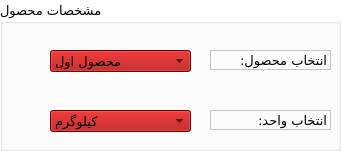
  <widget class="QGroupBox" name="groupBox_2">
   <property name="geometry">
    <rect>
     <x>640</x>
     <y>20</y>
     <width>341</width>
     <height>151</height>
    </rect>
   </property>
   <property name="palette">
    <palette>
     <active>
      <colorrole role="WindowText">
       <brush brushstyle="SolidPattern">
        <color alpha="255">
         <red>0</red>
         <green>0</green>
         <blue>0</blue>
        </color>
       </brush>
      </colorrole>
      <colorrole role="Button">
       <brush brushstyle="SolidPattern">
        <color alpha="255">
         <red>255</red>
         <green>255</green>
         <blue>255</blue>
        </color>
       </brush>
      </colorrole>
      <colorrole role="Light">
       <brush brushstyle="SolidPattern">
        <color alpha="255">
         <red>255</red>
         <green>255</green>
         <blue>255</blue>
        </color>
       </brush>
      </colorrole>
      <colorrole role="Midlight">
       <brush brushstyle="SolidPattern">
        <color alpha="255">
         <red>255</red>
         <green>255</green>
         <blue>255</blue>
        </color>
       </brush>
      </colorrole>
      <colorrole role="Dark">
       <brush brushstyle="SolidPattern">
        <color alpha="255">
         <red>127</red>
         <green>127</green>
         <blue>127</blue>
        </color>
       </brush>
      </colorrole>
      <colorrole role="Mid">
       <brush brushstyle="SolidPattern">
        <color alpha="255">
         <red>170</red>
         <green>170</green>
         <blue>170</blue>
        </color>
       </brush>
      </colorrole>
      <colorrole role="Text">
       <brush brushstyle="SolidPattern">
        <color alpha="255">
         <red>0</red>
         <green>0</green>
         <blue>0</blue>
        </color>
       </brush>
      </colorrole>
      <colorrole role="BrightText">
       <brush brushstyle="SolidPattern">
        <color alpha="255">
         <red>255</red>
         <green>255</green>
         <blue>255</blue>
        </color>
       </brush>
      </colorrole>
      <colorrole role="ButtonText">
       <brush brushstyle="SolidPattern">
        <color alpha="255">
         <red>0</red>
         <green>0</green>
         <blue>0</blue>
        </color>
       </brush>
      </colorrole>
      <colorrole role="Base">
       <brush brushstyle="SolidPattern">
        <color alpha="255">
         <red>255</red>
         <green>255</green>
         <blue>255</blue>
        </color>
       </brush>
      </colorrole>
      <colorrole role="Window">
       <brush brushstyle="SolidPattern">
        <color alpha="255">
         <red>255</red>
         <green>255</green>
         <blue>255</blue>
        </color>
       </brush>
      </colorrole>
      <colorrole role="Shadow">
       <brush brushstyle="SolidPattern">
        <color alpha="255">
         <red>0</red>
         <green>0</green>
         <blue>0</blue>
        </color>
       </brush>
      </colorrole>
      <colorrole role="AlternateBase">
       <brush brushstyle="SolidPattern">
        <color alpha="255">
         <red>255</red>
         <green>255</green>
         <blue>255</blue>
        </color>
       </brush>
      </colorrole>
      <colorrole role="ToolTipBase">
       <brush brushstyle="SolidPattern">
        <color alpha="255">
         <red>255</red>
         <green>255</green>
         <blue>220</blue>
        </color>
       </brush>
      </colorrole>
      <colorrole role="ToolTipText">
       <brush brushstyle="SolidPattern">
        <color alpha="255">
         <red>0</red>
         <green>0</green>
         <blue>0</blue>
        </color>
       </brush>
      </colorrole>
     </active>
     <inactive>
      <colorrole role="WindowText">
       <brush brushstyle="SolidPattern">
        <color alpha="255">
         <red>0</red>
         <green>0</green>
         <blue>0</blue>
        </color>
       </brush>
      </colorrole>
      <colorrole role="Button">
       <brush brushstyle="SolidPattern">
        <color alpha="255">
         <red>255</red>
         <green>255</green>
         <blue>255</blue>
        </color>
       </brush>
      </colorrole>
      <colorrole role="Light">
       <brush brushstyle="SolidPattern">
        <color alpha="255">
         <red>255</red>
         <green>255</green>
         <blue>255</blue>
        </color>
       </brush>
      </colorrole>
      <colorrole role="Midlight">
       <brush brushstyle="SolidPattern">
        <color alpha="255">
         <red>255</red>
         <green>255</green>
         <blue>255</blue>
        </color>
       </brush>
      </colorrole>
      <colorrole role="Dark">
       <brush brushstyle="SolidPattern">
        <color alpha="255">
         <red>127</red>
         <green>127</green>
         <blue>127</blue>
        </color>
       </brush>
      </colorrole>
      <colorrole role="Mid">
       <brush brushstyle="SolidPattern">
        <color alpha="255">
         <red>170</red>
         <green>170</green>
         <blue>170</blue>
        </color>
       </brush>
      </colorrole>
      <colorrole role="Text">
       <brush brushstyle="SolidPattern">
        <color alpha="255">
         <red>0</red>
         <green>0</green>
         <blue>0</blue>
        </color>
       </brush>
      </colorrole>
      <colorrole role="BrightText">
       <brush brushstyle="SolidPattern">
        <color alpha="255">
         <red>255</red>
         <green>255</green>
         <blue>255</blue>
        </color>
       </brush>
      </colorrole>
      <colorrole role="ButtonText">
       <brush brushstyle="SolidPattern">
        <color alpha="255">
         <red>0</red>
         <green>0</green>
         <blue>0</blue>
        </color>
       </brush>
      </colorrole>
      <colorrole role="Base">
       <brush brushstyle="SolidPattern">
        <color alpha="255">
         <red>255</red>
         <green>255</green>
         <blue>255</blue>
        </color>
       </brush>
      </colorrole>
      <colorrole role="Window">
       <brush brushstyle="SolidPattern">
        <color alpha="255">
         <red>255</red>
         <green>255</green>
         <blue>255</blue>
        </color>
       </brush>
      </colorrole>
      <colorrole role="Shadow">
       <brush brushstyle="SolidPattern">
        <color alpha="255">
         <red>0</red>
         <green>0</green>
         <blue>0</blue>
        </color>
       </brush>
      </colorrole>
      <colorrole role="AlternateBase">
       <brush brushstyle="SolidPattern">
        <color alpha="255">
         <red>255</red>
         <green>255</green>
         <blue>255</blue>
        </color>
       </brush>
      </colorrole>
      <colorrole role="ToolTipBase">
       <brush brushstyle="SolidPattern">
        <color alpha="255">
         <red>255</red>
         <green>255</green>
         <blue>220</blue>
        </color>
       </brush>
      </colorrole>
      <colorrole role="ToolTipText">
       <brush brushstyle="SolidPattern">
        <color alpha="255">
         <red>0</red>
         <green>0</green>
         <blue>0</blue>
        </color>
       </brush>
      </colorrole>
     </inactive>
     <disabled>
      <colorrole role="WindowText">
       <brush brushstyle="SolidPattern">
        <color alpha="255">
         <red>127</red>
         <green>127</green>
         <blue>127</blue>
        </color>
       </brush>
      </colorrole>
      <colorrole role="Button">
       <brush brushstyle="SolidPattern">
        <color alpha="255">
         <red>255</red>
         <green>255</green>
         <blue>255</blue>
        </color>
       </brush>
      </colorrole>
      <colorrole role="Light">
       <brush brushstyle="SolidPattern">
        <color alpha="255">
         <red>255</red>
         <green>255</green>
         <blue>255</blue>
        </color>
       </brush>
      </colorrole>
      <colorrole role="Midlight">
       <brush brushstyle="SolidPattern">
        <color alpha="255">
         <red>255</red>
         <green>255</green>
         <blue>255</blue>
        </color>
       </brush>
      </colorrole>
      <colorrole role="Dark">
       <brush brushstyle="SolidPattern">
        <color alpha="255">
         <red>127</red>
         <green>127</green>
         <blue>127</blue>
        </color>
       </brush>
      </colorrole>
      <colorrole role="Mid">
       <brush brushstyle="SolidPattern">
        <color alpha="255">
         <red>170</red>
         <green>170</green>
         <blue>170</blue>
        </color>
       </brush>
      </colorrole>
      <colorrole role="Text">
       <brush brushstyle="SolidPattern">
        <color alpha="255">
         <red>127</red>
         <green>127</green>
         <blue>127</blue>
        </color>
       </brush>
      </colorrole>
      <colorrole role="BrightText">
       <brush brushstyle="SolidPattern">
        <color alpha="255">
         <red>255</red>
         <green>255</green>
         <blue>255</blue>
        </color>
       </brush>
      </colorrole>
      <colorrole role="ButtonText">
       <brush brushstyle="SolidPattern">
        <color alpha="255">
         <red>127</red>
         <green>127</green>
         <blue>127</blue>
        </color>
       </brush>
      </colorrole>
      <colorrole role="Base">
       <brush brushstyle="SolidPattern">
        <color alpha="255">
         <red>255</red>
         <green>255</green>
         <blue>255</blue>
        </color>
       </brush>
      </colorrole>
      <colorrole role="Window">
       <brush brushstyle="SolidPattern">
        <color alpha="255">
         <red>255</red>
         <green>255</green>
         <blue>255</blue>
        </color>
       </brush>
      </colorrole>
      <colorrole role="Shadow">
       <brush brushstyle="SolidPattern">
        <color alpha="255">
         <red>0</red>
         <green>0</green>
         <blue>0</blue>
        </color>
       </brush>
      </colorrole>
      <colorrole role="AlternateBase">
       <brush brushstyle="SolidPattern">
        <color alpha="255">
         <red>255</red>
         <green>255</green>
         <blue>255</blue>
        </color>
       </brush>
      </colorrole>
      <colorrole role="ToolTipBase">
       <brush brushstyle="SolidPattern">
        <color alpha="255">
         <red>255</red>
         <green>255</green>
         <blue>220</blue>
        </color>
       </brush>
      </colorrole>
      <colorrole role="ToolTipText">
       <brush brushstyle="SolidPattern">
        <color alpha="255">
         <red>0</red>
         <green>0</green>
         <blue>0</blue>
        </color>
       </brush>
      </colorrole>
     </disabled>
    </palette>
   </property>
   <property name="font">
    <font>
     <family>B Traffic</family>
     <pointsize>10</pointsize>
    </font>
   </property>
   <property name="autoFillBackground">
    <bool>false</bool>
   </property>
   <property name="locale">
    <locale language="Persian" country="Iran"/>
   </property>
   <property name="title">
    <string>مشخصات محصول</string>
   </property>
   <property name="alignment">
    <set>Qt::AlignLeading|Qt::AlignLeft|Qt::AlignVCenter</set>
   </property>
   <widget class="QLabel" name="label_3">
    <property name="geometry">
     <rect>
      <x>210</x>
      <y>50</y>
      <width>121</width>
      <height>20</height>
     </rect>
    </property>
    <property name="frameShape">
     <enum>QFrame::StyledPanel</enum>
    </property>
    <property name="frameShadow">
     <enum>QFrame::Sunken</enum>
    </property>
    <property name="text">
     <string>انتخاب محصول:</string>
    </property>
   </widget>
   <widget class="QLabel" name="label_4">
    <property name="geometry">
     <rect>
      <x>210</x>
      <y>110</y>
      <width>121</width>
      <height>20</height>
     </rect>
    </property>
    <property name="frameShape">
     <enum>QFrame::StyledPanel</enum>
    </property>
    <property name="frameShadow">
     <enum>QFrame::Sunken</enum>
    </property>
    <property name="text">
     <string>انتخاب واحد:</string>
    </property>
   </widget>
   <widget class="QComboBox" name="comboBox">
    <property name="geometry">
     <rect>
      <x>50</x>
      <y>50</y>
      <width>141</width>
      <height>22</height>
     </rect>
    </property>
    <property name="palette">
     <palette>
      <active>
       <colorrole role="WindowText">
        <brush brushstyle="SolidPattern">
         <color alpha="255">
          <red>0</red>
          <green>0</green>
          <blue>0</blue>
         </color>
        </brush>
       </colorrole>
       <colorrole role="Button">
        <brush brushstyle="SolidPattern">
         <color alpha="255">
          <red>170</red>
          <green>0</green>
          <blue>0</blue>
         </color>
        </brush>
       </colorrole>
       <colorrole role="Light">
        <brush brushstyle="SolidPattern">
         <color alpha="255">
          <red>255</red>
          <green>0</green>
          <blue>0</blue>
         </color>
        </brush>
       </colorrole>
       <colorrole role="Midlight">
        <brush brushstyle="SolidPattern">
         <color alpha="255">
          <red>212</red>
          <green>0</green>
          <blue>0</blue>
         </color>
        </brush>
       </colorrole>
       <colorrole role="Dark">
        <brush brushstyle="SolidPattern">
         <color alpha="255">
          <red>85</red>
          <green>0</green>
          <blue>0</blue>
         </color>
        </brush>
       </colorrole>
       <colorrole role="Mid">
        <brush brushstyle="SolidPattern">
         <color alpha="255">
          <red>113</red>
          <green>0</green>
          <blue>0</blue>
         </color>
        </brush>
       </colorrole>
       <colorrole role="Text">
        <brush brushstyle="SolidPattern">
         <color alpha="255">
          <red>0</red>
          <green>0</green>
          <blue>0</blue>
         </color>
        </brush>
       </colorrole>
       <colorrole role="BrightText">
        <brush brushstyle="SolidPattern">
         <color alpha="255">
          <red>255</red>
          <green>255</green>
          <blue>255</blue>
         </color>
        </brush>
       </colorrole>
       <colorrole role="ButtonText">
        <brush brushstyle="SolidPattern">
         <color alpha="255">
          <red>0</red>
          <green>0</green>
          <blue>0</blue>
         </color>
        </brush>
       </colorrole>
       <colorrole role="Base">
        <brush brushstyle="SolidPattern">
         <color alpha="255">
          <red>255</red>
          <green>255</green>
          <blue>255</blue>
         </color>
        </brush>
       </colorrole>
       <colorrole role="Window">
        <brush brushstyle="SolidPattern">
         <color alpha="255">
          <red>170</red>
          <green>0</green>
          <blue>0</blue>
         </color>
        </brush>
       </colorrole>
       <colorrole role="Shadow">
        <brush brushstyle="SolidPattern">
         <color alpha="255">
          <red>0</red>
          <green>0</green>
          <blue>0</blue>
         </color>
        </brush>
       </colorrole>
       <colorrole role="AlternateBase">
        <brush brushstyle="SolidPattern">
         <color alpha="255">
          <red>212</red>
          <green>127</green>
          <blue>127</blue>
         </color>
        </brush>
       </colorrole>
       <colorrole role="ToolTipBase">
        <brush brushstyle="SolidPattern">
         <color alpha="255">
          <red>255</red>
          <green>255</green>
          <blue>220</blue>
         </color>
        </brush>
       </colorrole>
       <colorrole role="ToolTipText">
        <brush brushstyle="SolidPattern">
         <color alpha="255">
          <red>0</red>
          <green>0</green>
          <blue>0</blue>
         </color>
        </brush>
       </colorrole>
      </active>
      <inactive>
       <colorrole role="WindowText">
        <brush brushstyle="SolidPattern">
         <color alpha="255">
          <red>0</red>
          <green>0</green>
          <blue>0</blue>
         </color>
        </brush>
       </colorrole>
       <colorrole role="Button">
        <brush brushstyle="SolidPattern">
         <color alpha="255">
          <red>170</red>
          <green>0</green>
          <blue>0</blue>
         </color>
        </brush>
       </colorrole>
       <colorrole role="Light">
        <brush brushstyle="SolidPattern">
         <color alpha="255">
          <red>255</red>
          <green>0</green>
          <blue>0</blue>
         </color>
        </brush>
       </colorrole>
       <colorrole role="Midlight">
        <brush brushstyle="SolidPattern">
         <color alpha="255">
          <red>212</red>
          <green>0</green>
          <blue>0</blue>
         </color>
        </brush>
       </colorrole>
       <colorrole role="Dark">
        <brush brushstyle="SolidPattern">
         <color alpha="255">
          <red>85</red>
          <green>0</green>
          <blue>0</blue>
         </color>
        </brush>
       </colorrole>
       <colorrole role="Mid">
        <brush brushstyle="SolidPattern">
         <color alpha="255">
          <red>113</red>
          <green>0</green>
          <blue>0</blue>
         </color>
        </brush>
       </colorrole>
       <colorrole role="Text">
        <brush brushstyle="SolidPattern">
         <color alpha="255">
          <red>0</red>
          <green>0</green>
          <blue>0</blue>
         </color>
        </brush>
       </colorrole>
       <colorrole role="BrightText">
        <brush brushstyle="SolidPattern">
         <color alpha="255">
          <red>255</red>
          <green>255</green>
          <blue>255</blue>
         </color>
        </brush>
       </colorrole>
       <colorrole role="ButtonText">
        <brush brushstyle="SolidPattern">
         <color alpha="255">
          <red>0</red>
          <green>0</green>
          <blue>0</blue>
         </color>
        </brush>
       </colorrole>
       <colorrole role="Base">
        <brush brushstyle="SolidPattern">
         <color alpha="255">
          <red>255</red>
          <green>255</green>
          <blue>255</blue>
         </color>
        </brush>
       </colorrole>
       <colorrole role="Window">
        <brush brushstyle="SolidPattern">
         <color alpha="255">
          <red>170</red>
          <green>0</green>
          <blue>0</blue>
         </color>
        </brush>
       </colorrole>
       <colorrole role="Shadow">
        <brush brushstyle="SolidPattern">
         <color alpha="255">
          <red>0</red>
          <green>0</green>
          <blue>0</blue>
         </color>
        </brush>
       </colorrole>
       <colorrole role="AlternateBase">
        <brush brushstyle="SolidPattern">
         <color alpha="255">
          <red>212</red>
          <green>127</green>
          <blue>127</blue>
         </color>
        </brush>
       </colorrole>
       <colorrole role="ToolTipBase">
        <brush brushstyle="SolidPattern">
         <color alpha="255">
          <red>255</red>
          <green>255</green>
          <blue>220</blue>
         </color>
        </brush>
       </colorrole>
       <colorrole role="ToolTipText">
        <brush brushstyle="SolidPattern">
         <color alpha="255">
          <red>0</red>
          <green>0</green>
          <blue>0</blue>
         </color>
        </brush>
       </colorrole>
      </inactive>
      <disabled>
       <colorrole role="WindowText">
        <brush brushstyle="SolidPattern">
         <color alpha="255">
          <red>85</red>
          <green>0</green>
          <blue>0</blue>
         </color>
        </brush>
       </colorrole>
       <colorrole role="Button">
        <brush brushstyle="SolidPattern">
         <color alpha="255">
          <red>170</red>
          <green>0</green>
          <blue>0</blue>
         </color>
        </brush>
       </colorrole>
       <colorrole role="Light">
        <brush brushstyle="SolidPattern">
         <color alpha="255">
          <red>255</red>
          <green>0</green>
          <blue>0</blue>
         </color>
        </brush>
       </colorrole>
       <colorrole role="Midlight">
        <brush brushstyle="SolidPattern">
         <color alpha="255">
          <red>212</red>
          <green>0</green>
          <blue>0</blue>
         </color>
        </brush>
       </colorrole>
       <colorrole role="Dark">
        <brush brushstyle="SolidPattern">
         <color alpha="255">
          <red>85</red>
          <green>0</green>
          <blue>0</blue>
         </color>
        </brush>
       </colorrole>
       <colorrole role="Mid">
        <brush brushstyle="SolidPattern">
         <color alpha="255">
          <red>113</red>
          <green>0</green>
          <blue>0</blue>
         </color>
        </brush>
       </colorrole>
       <colorrole role="Text">
        <brush brushstyle="SolidPattern">
         <color alpha="255">
          <red>85</red>
          <green>0</green>
          <blue>0</blue>
         </color>
        </brush>
       </colorrole>
       <colorrole role="BrightText">
        <brush brushstyle="SolidPattern">
         <color alpha="255">
          <red>255</red>
          <green>255</green>
          <blue>255</blue>
         </color>
        </brush>
       </colorrole>
       <colorrole role="ButtonText">
        <brush brushstyle="SolidPattern">
         <color alpha="255">
          <red>85</red>
          <green>0</green>
          <blue>0</blue>
         </color>
        </brush>
       </colorrole>
       <colorrole role="Base">
        <brush brushstyle="SolidPattern">
         <color alpha="255">
          <red>170</red>
          <green>0</green>
          <blue>0</blue>
         </color>
        </brush>
       </colorrole>
       <colorrole role="Window">
        <brush brushstyle="SolidPattern">
         <color alpha="255">
          <red>170</red>
          <green>0</green>
          <blue>0</blue>
         </color>
        </brush>
       </colorrole>
       <colorrole role="Shadow">
        <brush brushstyle="SolidPattern">
         <color alpha="255">
          <red>0</red>
          <green>0</green>
          <blue>0</blue>
         </color>
        </brush>
       </colorrole>
       <colorrole role="AlternateBase">
        <brush brushstyle="SolidPattern">
         <color alpha="255">
          <red>170</red>
          <green>0</green>
          <blue>0</blue>
         </color>
        </brush>
       </colorrole>
       <colorrole role="ToolTipBase">
        <brush brushstyle="SolidPattern">
         <color alpha="255">
          <red>255</red>
          <green>255</green>
          <blue>220</blue>
         </color>
        </brush>
       </colorrole>
       <colorrole role="ToolTipText">
        <brush brushstyle="SolidPattern">
         <color alpha="255">
          <red>0</red>
          <green>0</green>
          <blue>0</blue>
         </color>
        </brush>
       </colorrole>
      </disabled>
     </palette>
    </property>
    <property name="cursor">
     <cursorShape>OpenHandCursor</cursorShape>
    </property>
    <property name="maxVisibleItems">
     <number>4</number>
    </property>
    <item>
     <property name="text">
      <string>محصول اول</string>
     </property>
    </item>
    <item>
     <property name="text">
      <string>محصول دوم</string>
     </property>
    </item>
    <item>
     <property name="text">
      <string>محصول سوم</string>
     </property>
    </item>
    <item>
     <property name="text">
      <string>محصول چهارم</string>
     </property>
    </item>
    <item>
     <property name="text">
      <string>محصول پنجم</string>
     </property>
    </item>
    <item>
     <property name="text">
      <string>محصول ششم</string>
     </property>
    </item>
    <item>
     <property name="text">
      <string>محصول هفتم</string>
     </property>
    </item>
   </widget>
   <widget class="QComboBox" name="comboBox_2">
    <property name="geometry">
     <rect>
      <x>50</x>
      <y>110</y>
      <width>141</width>
      <height>22</height>
     </rect>
    </property>
    <property name="palette">
     <palette>
      <active>
       <colorrole role="WindowText">
        <brush brushstyle="SolidPattern">
         <color alpha="255">
          <red>0</red>
          <green>0</green>
          <blue>0</blue>
         </color>
        </brush>
       </colorrole>
       <colorrole role="Button">
        <brush brushstyle="SolidPattern">
         <color alpha="255">
          <red>170</red>
          <green>0</green>
          <blue>0</blue>
         </color>
        </brush>
       </colorrole>
       <colorrole role="Light">
        <brush brushstyle="SolidPattern">
         <color alpha="255">
          <red>255</red>
          <green>0</green>
          <blue>0</blue>
         </color>
        </brush>
       </colorrole>
       <colorrole role="Midlight">
        <brush brushstyle="SolidPattern">
         <color alpha="255">
          <red>212</red>
          <green>0</green>
          <blue>0</blue>
         </color>
        </brush>
       </colorrole>
       <colorrole role="Dark">
        <brush brushstyle="SolidPattern">
         <color alpha="255">
          <red>85</red>
          <green>0</green>
          <blue>0</blue>
         </color>
        </brush>
       </colorrole>
       <colorrole role="Mid">
        <brush brushstyle="SolidPattern">
         <color alpha="255">
          <red>113</red>
          <green>0</green>
          <blue>0</blue>
         </color>
        </brush>
       </colorrole>
       <colorrole role="Text">
        <brush brushstyle="SolidPattern">
         <color alpha="255">
          <red>0</red>
          <green>0</green>
          <blue>0</blue>
         </color>
        </brush>
       </colorrole>
       <colorrole role="BrightText">
        <brush brushstyle="SolidPattern">
         <color alpha="255">
          <red>255</red>
          <green>255</green>
          <blue>255</blue>
         </color>
        </brush>
       </colorrole>
       <colorrole role="ButtonText">
        <brush brushstyle="SolidPattern">
         <color alpha="255">
          <red>0</red>
          <green>0</green>
          <blue>0</blue>
         </color>
        </brush>
       </colorrole>
       <colorrole role="Base">
        <brush brushstyle="SolidPattern">
         <color alpha="255">
          <red>255</red>
          <green>255</green>
          <blue>255</blue>
         </color>
        </brush>
       </colorrole>
       <colorrole role="Window">
        <brush brushstyle="SolidPattern">
         <color alpha="255">
          <red>170</red>
          <green>0</green>
          <blue>0</blue>
         </color>
        </brush>
       </colorrole>
       <colorrole role="Shadow">
        <brush brushstyle="SolidPattern">
         <color alpha="255">
          <red>0</red>
          <green>0</green>
          <blue>0</blue>
         </color>
        </brush>
       </colorrole>
       <colorrole role="AlternateBase">
        <brush brushstyle="SolidPattern">
         <color alpha="255">
          <red>212</red>
          <green>127</green>
          <blue>127</blue>
         </color>
        </brush>
       </colorrole>
       <colorrole role="ToolTipBase">
        <brush brushstyle="SolidPattern">
         <color alpha="255">
          <red>255</red>
          <green>255</green>
          <blue>220</blue>
         </color>
        </brush>
       </colorrole>
       <colorrole role="ToolTipText">
        <brush brushstyle="SolidPattern">
         <color alpha="255">
          <red>0</red>
          <green>0</green>
          <blue>0</blue>
         </color>
        </brush>
       </colorrole>
      </active>
      <inactive>
       <colorrole role="WindowText">
        <brush brushstyle="SolidPattern">
         <color alpha="255">
          <red>0</red>
          <green>0</green>
          <blue>0</blue>
         </color>
        </brush>
       </colorrole>
       <colorrole role="Button">
        <brush brushstyle="SolidPattern">
         <color alpha="255">
          <red>170</red>
          <green>0</green>
          <blue>0</blue>
         </color>
        </brush>
       </colorrole>
       <colorrole role="Light">
        <brush brushstyle="SolidPattern">
         <color alpha="255">
          <red>255</red>
          <green>0</green>
          <blue>0</blue>
         </color>
        </brush>
       </colorrole>
       <colorrole role="Midlight">
        <brush brushstyle="SolidPattern">
         <color alpha="255">
          <red>212</red>
          <green>0</green>
          <blue>0</blue>
         </color>
        </brush>
       </colorrole>
       <colorrole role="Dark">
        <brush brushstyle="SolidPattern">
         <color alpha="255">
          <red>85</red>
          <green>0</green>
          <blue>0</blue>
         </color>
        </brush>
       </colorrole>
       <colorrole role="Mid">
        <brush brushstyle="SolidPattern">
         <color alpha="255">
          <red>113</red>
          <green>0</green>
          <blue>0</blue>
         </color>
        </brush>
       </colorrole>
       <colorrole role="Text">
        <brush brushstyle="SolidPattern">
         <color alpha="255">
          <red>0</red>
          <green>0</green>
          <blue>0</blue>
         </color>
        </brush>
       </colorrole>
       <colorrole role="BrightText">
        <brush brushstyle="SolidPattern">
         <color alpha="255">
          <red>255</red>
          <green>255</green>
          <blue>255</blue>
         </color>
        </brush>
       </colorrole>
       <colorrole role="ButtonText">
        <brush brushstyle="SolidPattern">
         <color alpha="255">
          <red>0</red>
          <green>0</green>
          <blue>0</blue>
         </color>
        </brush>
       </colorrole>
       <colorrole role="Base">
        <brush brushstyle="SolidPattern">
         <color alpha="255">
          <red>255</red>
          <green>255</green>
          <blue>255</blue>
         </color>
        </brush>
       </colorrole>
       <colorrole role="Window">
        <brush brushstyle="SolidPattern">
         <color alpha="255">
          <red>170</red>
          <green>0</green>
          <blue>0</blue>
         </color>
        </brush>
       </colorrole>
       <colorrole role="Shadow">
        <brush brushstyle="SolidPattern">
         <color alpha="255">
          <red>0</red>
          <green>0</green>
          <blue>0</blue>
         </color>
        </brush>
       </colorrole>
       <colorrole role="AlternateBase">
        <brush brushstyle="SolidPattern">
         <color alpha="255">
          <red>212</red>
          <green>127</green>
          <blue>127</blue>
         </color>
        </brush>
       </colorrole>
       <colorrole role="ToolTipBase">
        <brush brushstyle="SolidPattern">
         <color alpha="255">
          <red>255</red>
          <green>255</green>
          <blue>220</blue>
         </color>
        </brush>
       </colorrole>
       <colorrole role="ToolTipText">
        <brush brushstyle="SolidPattern">
         <color alpha="255">
          <red>0</red>
          <green>0</green>
          <blue>0</blue>
         </color>
        </brush>
       </colorrole>
      </inactive>
      <disabled>
       <colorrole role="WindowText">
        <brush brushstyle="SolidPattern">
         <color alpha="255">
          <red>85</red>
          <green>0</green>
          <blue>0</blue>
         </color>
        </brush>
       </colorrole>
       <colorrole role="Button">
        <brush brushstyle="SolidPattern">
         <color alpha="255">
          <red>170</red>
          <green>0</green>
          <blue>0</blue>
         </color>
        </brush>
       </colorrole>
       <colorrole role="Light">
        <brush brushstyle="SolidPattern">
         <color alpha="255">
          <red>255</red>
          <green>0</green>
          <blue>0</blue>
         </color>
        </brush>
       </colorrole>
       <colorrole role="Midlight">
        <brush brushstyle="SolidPattern">
         <color alpha="255">
          <red>212</red>
          <green>0</green>
          <blue>0</blue>
         </color>
        </brush>
       </colorrole>
       <colorrole role="Dark">
        <brush brushstyle="SolidPattern">
         <color alpha="255">
          <red>85</red>
          <green>0</green>
          <blue>0</blue>
         </color>
        </brush>
       </colorrole>
       <colorrole role="Mid">
        <brush brushstyle="SolidPattern">
         <color alpha="255">
          <red>113</red>
          <green>0</green>
          <blue>0</blue>
         </color>
        </brush>
       </colorrole>
       <colorrole role="Text">
        <brush brushstyle="SolidPattern">
         <color alpha="255">
          <red>85</red>
          <green>0</green>
          <blue>0</blue>
         </color>
        </brush>
       </colorrole>
       <colorrole role="BrightText">
        <brush brushstyle="SolidPattern">
         <color alpha="255">
          <red>255</red>
          <green>255</green>
          <blue>255</blue>
         </color>
        </brush>
       </colorrole>
       <colorrole role="ButtonText">
        <brush brushstyle="SolidPattern">
         <color alpha="255">
          <red>85</red>
          <green>0</green>
          <blue>0</blue>
         </color>
        </brush>
       </colorrole>
       <colorrole role="Base">
        <brush brushstyle="SolidPattern">
         <color alpha="255">
          <red>170</red>
          <green>0</green>
          <blue>0</blue>
         </color>
        </brush>
       </colorrole>
       <colorrole role="Window">
        <brush brushstyle="SolidPattern">
         <color alpha="255">
          <red>170</red>
          <green>0</green>
          <blue>0</blue>
         </color>
        </brush>
       </colorrole>
       <colorrole role="Shadow">
        <brush brushstyle="SolidPattern">
         <color alpha="255">
          <red>0</red>
          <green>0</green>
          <blue>0</blue>
         </color>
        </brush>
       </colorrole>
       <colorrole role="AlternateBase">
        <brush brushstyle="SolidPattern">
         <color alpha="255">
          <red>170</red>
          <green>0</green>
          <blue>0</blue>
         </color>
        </brush>
       </colorrole>
       <colorrole role="ToolTipBase">
        <brush brushstyle="SolidPattern">
         <color alpha="255">
          <red>255</red>
          <green>255</green>
          <blue>220</blue>
         </color>
        </brush>
       </colorrole>
       <colorrole role="ToolTipText">
        <brush brushstyle="SolidPattern">
         <color alpha="255">
          <red>0</red>
          <green>0</green>
          <blue>0</blue>
         </color>
        </brush>
       </colorrole>
      </disabled>
     </palette>
    </property>
    <property name="cursor">
     <cursorShape>OpenHandCursor</cursorShape>
    </property>
    <property name="maxVisibleItems">
     <number>4</number>
    </property>
    <item>
     <property name="text">
      <string>کیلوگرم</string>
     </property>
    </item>
    <item>
     <property name="text">
      <string>گرم</string>
     </property>
    </item>
    <item>
     <property name="text">
      <string>عدد</string>
     </property>
    </item>
   </widget>
  </widget>
